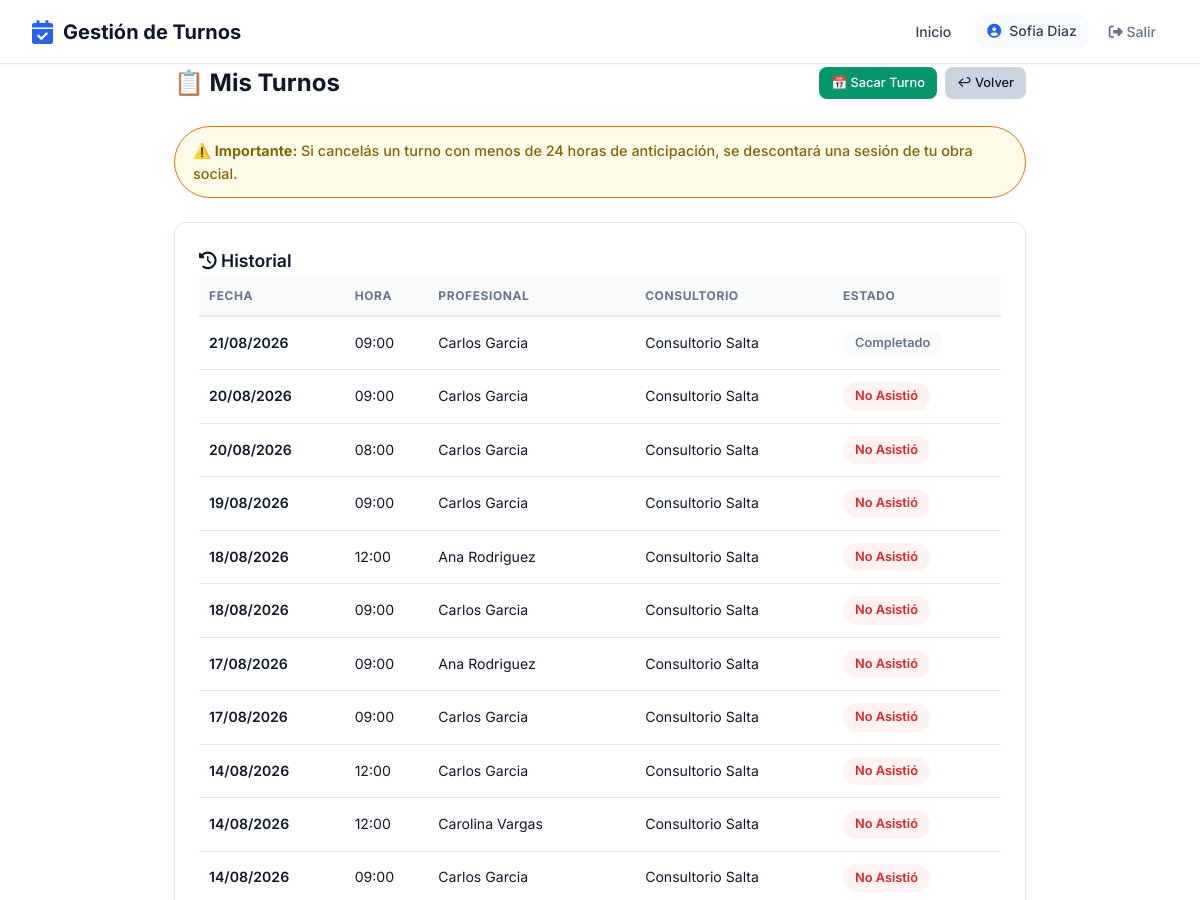
/paciente/mis-turnos/ (signed in, upper part), run on an earlier commit of the app's database.
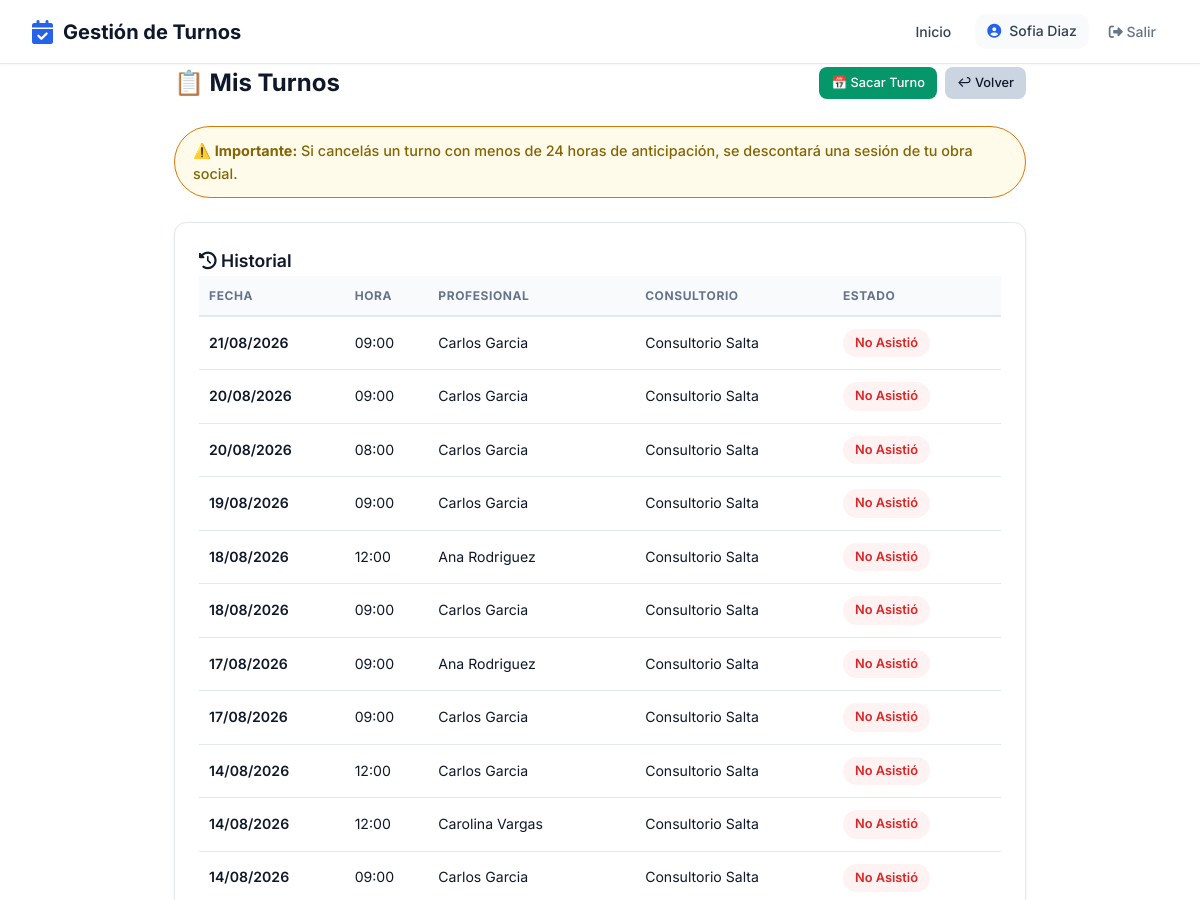
And on a later commit of the database.
### turnos_profesionales/models.py (models this page shows, shortened)
class TurnoProfesional(ModeloBase):
    ESTADOS = [
        ('pendiente', 'Pendiente'),
        ('confirmado', 'Confirmado'),
        ('cancelado', 'Cancelado'),
        ('no_asistio', 'No Asistió'),
        ('completado', 'Completado'),
        ('en_sala', 'En Sala de Espera'),
    ]
    profesional = models.ForeignKey(
        'profesionales.Profesional',
        on_delete=models.CASCADE,
        verbose_name='Profesional'
    )
    paciente = models.ForeignKey(
        'pacientes.Paciente',
        on_delete=models.CASCADE,
        verbose_name='Paciente'
    )
    fecha = models.DateField(verbose_name='Fecha')
    hora_inicio = models.TimeField(verbose_name='Hora de Inicio')
    hora_fin = models.TimeField(verbose_name='Hora de Fin')
    estado = models.CharField(
        max_length=20,
        choices=ESTADOS,
        default='pendiente',
        verbose_name='Estado'
    )
    archivo = models.FileField(
    upload_to='turnos/archivos/',
    null=True,
    blank=True,
    verbose_name='Archivo adjunto'
)
    comprobante_pago = models.FileField(
        upload_to='turnos/comprobantes/',
        null=True, blank=True,
        verbose_name='Comprobante de pago'
    )
    tipo_consulta = models.CharField(
        max_length=100,
        blank=True,
        verbose_name='Tipo de Consulta'
    )
    notas_internas = models.TextField(
        blank=True,
        verbose_name='Notas Internas'
    )
    obra_social = models.ForeignKey(
        'obras_sociales.ObraSocial',
        on_delete=models.SET_NULL,
        null=True,
        blank=True,
        verbose_name='Obra Social'
    )
    requiere_autorizacion = models.BooleanField(
        default=False,
        verbose_name='Requiere Autorización'
    )
    enviar_recordatorio = models.BooleanField(
        default=True,
        verbose_name='Enviar Recordatorio'
    )
    establecimiento = models.ForeignKey(
    'establecimientos.Establecimiento',
    on_delete=models.SET_NULL,
    null=True,
    blank=True,
    verbose_name='Consultorio'
)
    es_sobreturno = models.BooleanField(
    default=False,
    verbose_name='Sobreturno'
)
    monto_total = models.DecimalField(max_digits=10, decimal_places=2, null=True, blank=True, verbose_name='Monto Total')
    monto_os = models.DecimalField(max_digits=10, decimal_places=2, null=True, blank=True, verbose_name='Cubre OS')
    monto_coseguro = models.DecimalField(
        max_digits=10,
        decimal_places=2,
        null=True,
        blank=True,
        verbose_name='Coseguro cobrado'
    )
    os_cobrado = models.BooleanField(default=False, verbose_name='¿Cobrado a la OS?')
    fecha_cobro_os = models.DateField(null=True, blank=True, verbose_name='Fecha de cobro a OS')
    no_asistio_automatico = models.BooleanField(default=False, verbose_name="No asistió por sistema")
    sesion_descontada = models.BooleanField(default=False, verbose_name="Sesión descontada")
    google_event_id = models.CharField(max_length=200, blank=True, null=True, verbose_name='ID Evento Google')
    class Meta:
        verbose_name = 'Turno Profesional'
        verbose_name_plural = 'Turnos Profesionales'
        ordering = ['fecha', 'hora_inicio']
    def save(self, *args, **kwargs):
        if not self.es_sobreturno and self.fecha and self.hora_inicio and self.hora_fin:
            agenda = Agenda.objects.filter(
                profesional=self.profesional,
                activo=True,
                fecha_inicio__lte=self.fecha,
            ).filter(
                Q(fecha_fin__isnull=True) | Q(fecha_fin__gte=self.fecha)
            ).first()
            if not agenda:
                self.es_sobreturno = True
            else:
                horario = HorarioAtencion.objects.filter(
                    agenda=agenda,
                    dia=self.fecha.weekday()
                ).first()
                if not horario:
                    self.es_sobreturno = True
                else:
                    duracion = horario.duracion_turno
                    hora_actual = horario.hora_inicio
                    coincide = False
                    while hora_actual < horario.hora_fin:
                        hora_fin_slot = (datetime.combine(self.fecha, hora_actual) + timedelta(minutes=duracion)).time()
                        if self.hora_inicio == hora_actual and self.hora_fin == hora_fin_slot:
                            coincide = True
                            break
                        hora_actual = hora_fin_slot
                    if not coincide:
                        self.es_sobreturno = True
        super().save(*args, **kwargs)

### profesionales/models.py (models this page shows, shortened)
class Profesional(Persona):
    ESPECIALIDADES = [
        ('odontologia', 'Odontología'),
        ('kinesiologia', 'Kinesiología'),
        ('psicologia', 'Psicología'),
        ('nutricion', 'Nutrición'),
        ('cardiologia', 'Cardiología'),
        ('medicina_general', 'Medicina General'),
        ('dermatologia', 'Dermatología'),
        ('estetica', 'Estética'),
        ('pediatria', 'Pediatría'),
        ('traumatologia', 'Traumatología'),
        ('veterinaria', 'Veterinaria'),
        ('fonoaudiologia', 'Fonoaudiologia'),
        ('laboratorio', 'Laboratorio'),
        ('otro', 'Otro'),
    ]
    usuario = models.OneToOneField(
        'usuarios.Usuario',
        on_delete=models.CASCADE,
        verbose_name='Usuario'
    )
    especialidad = models.CharField(
        max_length=50,
        choices=ESPECIALIDADES,
        verbose_name='Especialidad'
    )
    matricula = models.CharField(
        max_length=50,
        blank=True,
        verbose_name='Matrícula Profesional'
    )
    color_calendario = models.CharField(
        max_length=7,
        default='#4A90D9',
        verbose_name='Color en Calendario'
    )
    acepta_obra_social = models.BooleanField(
        default=False,
        verbose_name='Acepta Obra Social'
    )
    descripcion = models.TextField(
        blank=True,
        verbose_name='Descripción Profesional'
    )
    alias_pago = models.CharField(max_length=200, blank=True, verbose_name='Alias para transferencia')
    foto = models.ImageField(
    upload_to='profesionales/',
    blank=True,
    null=True,
    verbose_name='Foto de Perfil'
    )
    establecimientos = models.ManyToManyField(
    'establecimientos.Establecimiento',
    blank=True,
    related_name='profesionales',
    verbose_name='Consultorios donde atiende'
    )
    frase_destacada = models.CharField(max_length=200, blank=True, verbose_name='Frase destacada')
    precio_particular = models.DecimalField(max_digits=10, decimal_places=2, null=True, blank=True, verbose_name='Precio consulta particular')
    obras_sociales_texto = models.TextField(blank=True, verbose_name='Obras sociales (texto libre)')
    servicios_texto = models.TextField(blank=True, verbose_name='Servicios / Especializaciones')
    servicios_destacados = models.TextField(blank=True, verbose_name='Servicios destacados')
    especializaciones = models.TextField(blank=True, verbose_name='Especializaciones')
    atiende_por_orden = models.BooleanField(
    default=False,
    verbose_name='Atiende por orden de llegada'
)
    obras_sociales = models.ManyToManyField(
        'obras_sociales.ObraSocial',
        blank=True,
        related_name='profesionales',
        verbose_name='Obras Sociales'
    )
    planes = models.ManyToManyField(
        'obras_sociales.Plan',
        blank=True,
        verbose_name='Planes'
    )
    permite_ejercicios = models.BooleanField(
    default=False,
    verbose_name='Activar sección de ejercicios'
)
    permite_planes_alimentacion = models.BooleanField(
        default=False,
        verbose_name='Activar planes de alimentación'
    )
    class Meta:
        verbose_name = 'Profesional'
        verbose_name_plural = 'Profesionales'
        ordering = ['apellido', 'nombre']

### establecimientos/models.py (models this page shows, shortened)
class Establecimiento(ModeloBase):
    nombre = models.CharField(max_length=200, verbose_name='Nombre')
    direccion = models.CharField(max_length=200, verbose_name='Dirección')
    telefono = models.CharField(max_length=20, verbose_name='Teléfono')
    email = models.EmailField(verbose_name='Email')
    cuit = models.CharField(max_length=13, verbose_name='CUIT')
    logo = models.ImageField(upload_to='logos/', blank=True, verbose_name='Logo')
    class Meta:
        verbose_name = 'Establecimiento'
        verbose_name_plural = 'Establecimientos'

### pacientes/views_portal.py (the view, shortened to what this page needs)
@login_required
def mis_turnos(request):
    if request.user.rol != 'paciente':
        return redirect('home')
    paciente = get_object_or_404(Paciente, usuario=request.user)
    hoy = date.today()
    ahora = datetime.now()
    cliente_slug = request.session.get('cliente_slug')
    cliente = None
    if cliente_slug:
        try:
            cliente = ClienteSaaS.objects.get(slug=cliente_slug, activo=True)
        except ClienteSaaS.DoesNotExist:
            pass
    turnos_qs = TurnoProfesional.objects.filter(paciente=paciente)
    if cliente:
        if cliente.tipo == 'consultorio':
            turnos_qs = turnos_qs.filter(establecimiento=cliente.establecimiento)
        else:
            turnos_qs = turnos_qs.filter(profesional=cliente.profesional)
    turnos_pendientes_pasados = turnos_qs.filter(
        estado='pendiente',
        fecha__lt=hoy
    )
    turnos_confirmados_pasados = turnos_qs.filter(
        estado='confirmado',
        fecha__lt=hoy
    )
    turnos_confirmados_hoy = turnos_qs.filter(
        estado='confirmado',
        fecha=hoy,
        hora_inicio__lt=ahora.time()
    )
    turnos_a_completar = turnos_confirmados_pasados | turnos_confirmados_hoy
    for turno in turnos_a_completar:
        turno.estado = 'completado'
        if not turno.sesion_descontada:
            os_paciente = PacienteObraSocial.objects.filter(
                paciente=turno.paciente,
                activa=True,
                profesional=turno.profesional,
                sesiones_restantes__gt=0,
            ).first()
            if os_paciente:
                os_paciente.sesiones_restantes -= 1
                os_paciente.save()
                turno.sesion_descontada = True
        turno.save()
    turnos_qs = TurnoProfesional.objects.filter(paciente=paciente)
    if cliente:
        if cliente.tipo == 'consultorio':
            turnos_qs = turnos_qs.filter(establecimiento=cliente.establecimiento)
        else:
            turnos_qs = turnos_qs.filter(profesional=cliente.profesional)
    proximos = turnos_qs.filter(fecha__gte=hoy).order_by('fecha', 'hora_inicio')
    pasados = turnos_qs.filter(fecha__lt=hoy).order_by('-fecha', '-hora_inicio')
    return render(request, 'pacientes/portal/mis_turnos.html', {
        'paciente': paciente,
        'proximos': proximos,
        'pasados': pasados,
        'hoy': hoy,
    })

### core_app/models.py (called while the page is built)
    @property
    def nombre_completo(self):
        return f"{self.nombre} {self.apellido}"

### pacientes/templates/pacientes/portal/mis_turnos.html (shortened to what this page needs)
{% extends 'core_app/base.html' %}
{% load static %}
{% block extra_css %}
    <link rel="stylesheet" href="{% static 'css/pages/portal_paciente.css' %}">
{% endblock %}
{% block content %}
<div class="portal-paciente-page">
<div class="portal-paciente-container">
    <div class="portal-header">
        <div>
            <h1>📋 Mis Turnos</h1>
        </div>
        <div class="portal-header-acciones">
            <a href="{% url 'sacar_turno_paciente' %}" class="btn btn-success btn-sm">📅 Sacar Turno</a>
            <a href="{% url 'panel_paciente' %}" class="btn btn-secondary btn-sm">↩ Volver</a>
        </div>
    </div>
    <div class="portal-aviso">
        <p>
            ⚠️ <strong>Importante:</strong> Si cancelás un turno con menos de 24 horas de anticipación,
            se descontará una sesión de tu obra social.
        </p>
    </div>
    {% if proximos or pasados %}
        {% if pasados %}
        <div class="portal-card" style="margin-top: 24px;">
            <h3 class="card-title" style="margin-top: 0;"><i class="fas fa-history"></i> Historial</h3>
            <div class="table-container">
                <table class="portal-tabla">
                    <thead>
                        <tr>
                            <th>Fecha</th>
                            <th>Hora</th>
                            <th>Profesional</th>
                            <th>Consultorio</th>
                            <th>Estado</th>
                        </tr>
                    </thead>
                    <tbody>
                        {% for turno in pasados %}
                        <tr>
                            <td class="fecha-col">{{ turno.fecha|date:"d/m/Y" }}</td>
                            <td class="hora-col">{{ turno.hora_inicio|time:"H:i" }}</td>
                            <td>{{ turno.profesional.nombre_completo }}</td>
                            <td>{{ turno.establecimiento.nombre|default:"—" }}</td>
                            <td>
                                <span class="turno-estado
                                    {% if turno.estado == 'confirmado' %}confirmado
                                    {% elif turno.estado == 'pendiente' %}pendiente
                                    {% elif turno.estado == 'completado' %}completado
                                    {% elif turno.estado == 'cancelado' %}cancelado
                                    {% elif turno.estado == 'no_asistio' %}no-asistio
                                    {% endif %}">
                                    {{ turno.get_estado_display }}
                                </span>
                            </td>
                        </tr>
                        {% endfor %}
                    </tbody>
                </table>
            </div>
        </div>
        {% endif %}
    {% endif %}
</div>
</div>
{% endblock %}

What changed in the data, as far as the page shows it:
changed TurnoProfesional (number 1 of 11 on the later page): estado "Completado" → "No Asistió"
